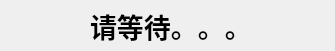
<?xml version="1.0" encoding="UTF-8"?>
<ui version="4.0">
 <class>WaitDialog</class>
 <widget class="QDialog" name="WaitDialog">
  <property name="geometry">
   <rect>
    <x>0</x>
    <y>0</y>
    <width>335</width>
    <height>51</height>
   </rect>
  </property>
  <property name="font">
   <font>
    <family>楷体</family>
    <pointsize>15</pointsize>
    <weight>50</weight>
    <bold>false</bold>
   </font>
  </property>
  <property name="windowTitle">
   <string>Dialog</string>
  </property>
  <widget class="QLabel" name="label">
   <property name="geometry">
    <rect>
     <x>90</x>
     <y>10</y>
     <width>161</width>
     <height>31</height>
    </rect>
   </property>
   <property name="font">
    <font>
     <pointsize>20</pointsize>
     <weight>75</weight>
     <bold>true</bold>
    </font>
   </property>
   <property name="text">
    <string>请等待。。。</string>
   </property>
  </widget>
 </widget>
 <resources/>
 <connections/>
</ui>
